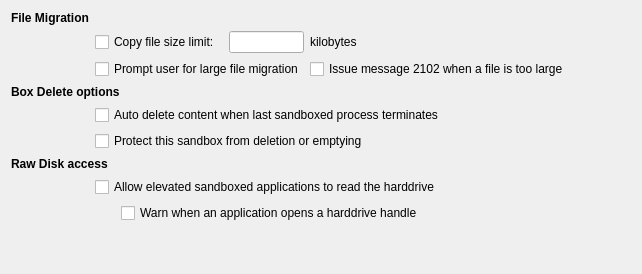
           <widget class="QWidget" name="tab_4">
            <attribute name="title">
             <string>File Options</string>
            </attribute>
            <layout class="QGridLayout" name="gridLayout_30">
             <item row="0" column="0">
              <layout class="QGridLayout" name="gridLayout_28">
               <item row="4" column="1" colspan="6">
                <widget class="QCheckBox" name="chkAutoEmpty">
                 <property name="text">
                  <string>Auto delete content when last sandboxed process terminates</string>
                 </property>
                </widget>
               </item>
               <item row="1" column="1" colspan="2">
                <widget class="QCheckBox" name="chkCopyLimit">
                 <property name="text">
                  <string>Copy file size limit:</string>
                 </property>
                </widget>
               </item>
               <item row="3" column="0" colspan="3">
                <widget class="QLabel" name="label_29">
                 <property name="font">
                  <font>
                   <weight>75</weight>
                   <bold>true</bold>
                   <kerning>true</kerning>
                  </font>
                 </property>
                 <property name="text">
                  <string>Box Delete options</string>
                 </property>
                </widget>
               </item>
               <item row="9" column="2" colspan="5">
                <spacer name="horizontalSpacer_4">
                 <property name="orientation">
                  <enum>Qt::Horizontal</enum>
                 </property>
                 <property name="sizeHint" stdset="0">
                  <size>
                   <width>40</width>
                   <height>20</height>
                  </size>
                 </property>
                </spacer>
               </item>
               <item row="5" column="1" colspan="6">
                <widget class="QCheckBox" name="chkProtectBox">
                 <property name="text">
                  <string>Protect this sandbox from deletion or emptying</string>
                 </property>
                </widget>
               </item>
               <item row="6" column="0" colspan="2">
                <widget class="QLabel" name="label_36">
                 <property name="font">
                  <font>
                   <weight>75</weight>
                   <bold>true</bold>
                   <kerning>true</kerning>
                  </font>
                 </property>
                 <property name="text">
                  <string>Raw Disk access</string>
                 </property>
                </widget>
               </item>
               <item row="0" column="0">
                <widget class="QLabel" name="label_27">
                 <property name="font">
                  <font>
                   <weight>75</weight>
                   <bold>true</bold>
                   <kerning>true</kerning>
                  </font>
                 </property>
                 <property name="text">
                  <string>File Migration</string>
                 </property>
                </widget>
               </item>
               <item row="7" column="1" colspan="6">
                <widget class="QCheckBox" name="chkRawDiskRead">
                 <property name="text">
                  <string>Allow elevated sandboxed applications to read the harddrive</string>
                 </property>
                </widget>
               </item>
               <item row="8" column="2" colspan="5">
                <widget class="QCheckBox" name="chkRawDiskNotify">
                 <property name="text">
                  <string>Warn when an application opens a harddrive handle</string>
                 </property>
                </widget>
               </item>
               <item row="1" column="4">
                <widget class="QLabel" name="lblCopyLimit">
                 <property name="text">
                  <string>kilobytes</string>
                 </property>
                </widget>
               </item>
               <item row="1" column="3">
                <widget class="QLineEdit" name="txtCopyLimit">
                 <property name="maximumSize">
                  <size>
                   <width>75</width>
                   <height>16777215</height>
                  </size>
                 </property>
                </widget>
               </item>
               <item row="2" column="4" colspan="2">
                <widget class="QCheckBox" name="chkNoCopyWarn">
                 <property name="text">
                  <string>Issue message 2102 when a file is too large</string>
                 </property>
                </widget>
               </item>
               <item row="9" column="1">
                <spacer name="verticalSpacer_2">
                 <property name="orientation">
                  <enum>Qt::Vertical</enum>
                 </property>
                 <property name="sizeHint" stdset="0">
                  <size>
                   <width>20</width>
                   <height>40</height>
                  </size>
                 </property>
                </spacer>
               </item>
               <item row="8" column="1">
                <widget class="QLabel" name="label_37">
                 <property name="maximumSize">
                  <size>
                   <width>20</width>
                   <height>16777215</height>
                  </size>
                 </property>
                 <property name="text">
                  <string/>
                 </property>
                </widget>
               </item>
               <item row="2" column="1" colspan="3">
                <widget class="QCheckBox" name="chkCopyPrompt">
                 <property name="text">
                  <string>Prompt user for large file migration</string>
                 </property>
                </widget>
               </item>
              </layout>
             </item>
            </layout>
           </widget>
